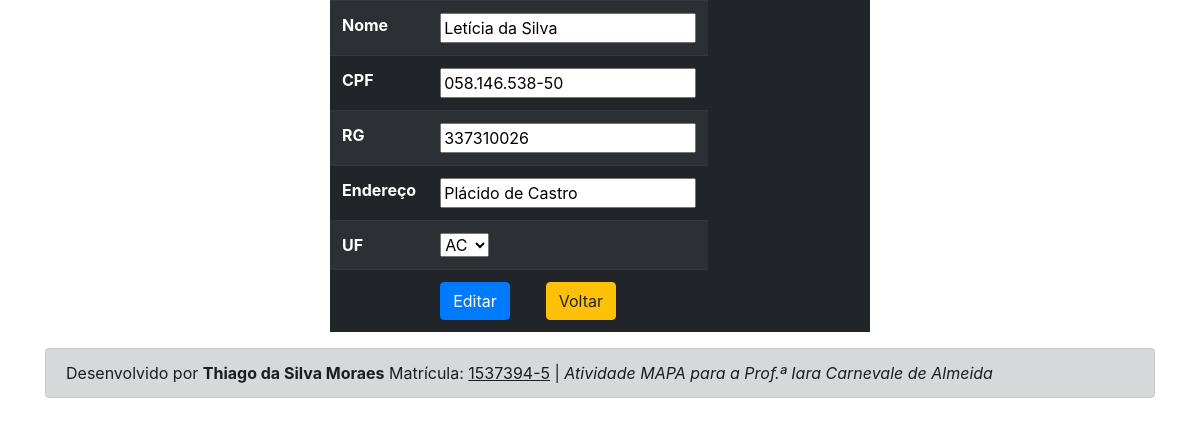
The app's page /updateGerente.php?id=3 with its own data.
### tables this page shows
CREATE TABLE `gerentes` (
  `id` int(11) NOT NULL,
  `nome` varchar(100) NOT NULL,
  `cpf` char(14) NOT NULL,
  `rg` char(10) NOT NULL,
  `endereco` varchar(255) NOT NULL,
  `estado` char(2) NOT NULL
);

### updateGerente.php (the view, shortened to what this page needs)
<?php
require_once('connection.php');
$id=$_GET['id'];
$sth = $pdo->prepare("SELECT id, nome,cpf,rg,endereco,estado from gerentes WHERE id = :id");
$sth->bindValue(':id', $id, PDO::PARAM_STR);
$sth->execute();
$reg = $sth->fetch(PDO::FETCH_OBJ);
$nome = $reg->nome;
$cpf = $reg->cpf;
$rg = $reg->rg;
$endereco = $reg->endereco;
$estado = $reg->estado;
require_once('header.php');
?>
<div class="container">
    <div class="row">
        <div class="col-md-3"></div>
        <div class="col-md-6">
            <form method="post" action="">
                <table class="table table-striped table-dark table-responsive table-hover">
                <tr><td><b>Nome</td><td><input type="text" name="nome" value="<?=$nome?>"></td></tr>
                <tr><td><b>CPF</td><td><input type="text" name="cpf" placeholder="000.000.000-00" value="<?=$cpf?>"></td></tr>
                <tr><td><b>RG</td><td><input type="text" name="rg" placeholder="Sem Pontuação" value="<?=$rg?>"></td></tr>
                <tr><td><b>Endereço</td><td><input type="text" name="endereco" value="<?=$endereco?>"></td></tr>
                <tr><td><b>UF</td><td>
                    <select type="text" name="estado" value="<?=$estado?>">
                      <option>AC</option>
                    </select>
                  </td></tr>
                <tr><td></td><td><input name="enviar" class="btn btn-primary" type="submit" value="Editar">&nbsp;&nbsp;&nbsp;&nbsp;&nbsp;&nbsp;&nbsp;
                <input name="enviar" class="btn btn-warning" type="button" onclick="location='gerentes.php'" value="Voltar"></td></tr>
                </table>
            </form>
        </div>
<?php
require_once('footer.php');
?>

### records on screen
gerentes: nome "Letícia da Silva", cpf "058.146.538-50", rg "337310026", endereco "Plácido de Castro", estado "AC"
